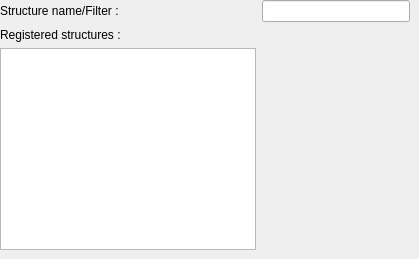
       <widget class="QWidget" name="search_tab_structure">
        <attribute name="title">
         <string>Structure...</string>
        </attribute>
        <widget class="QWidget" name="layoutWidget">
         <property name="geometry">
          <rect>
           <x>0</x>
           <y>0</y>
           <width>410</width>
           <height>250</height>
          </rect>
         </property>
         <layout class="QGridLayout" name="gridLayout">
          <item row="3" column="0">
           <widget class="QTreeWidget" name="searchWidget_tree">
            <property name="sizePolicy">
             <sizepolicy hsizetype="Expanding" vsizetype="Expanding">
              <horstretch>0</horstretch>
              <verstretch>0</verstretch>
             </sizepolicy>
            </property>
            <property name="baseSize">
             <size>
              <width>0</width>
              <height>0</height>
             </size>
            </property>
            <property name="editTriggers">
             <set>QAbstractItemView::DoubleClicked|QAbstractItemView::EditKeyPressed|QAbstractItemView::SelectedClicked</set>
            </property>
            <attribute name="headerVisible">
             <bool>false</bool>
            </attribute>
            <column>
             <property name="text">
              <string notr="true">1</string>
             </property>
            </column>
           </widget>
          </item>
          <item row="0" column="0">
           <widget class="QLabel" name="label">
            <property name="text">
             <string>Structure name/Filter :</string>
            </property>
           </widget>
          </item>
          <item row="0" column="1">
           <widget class="QLineEdit" name="lineEdit_filter">
            <property name="focusPolicy">
             <enum>Qt::StrongFocus</enum>
            </property>
           </widget>
          </item>
          <item row="1" column="0">
           <widget class="QLabel" name="label_2">
            <property name="text">
             <string>Registered structures :</string>
            </property>
           </widget>
          </item>
         </layout>
        </widget>
       </widget>
